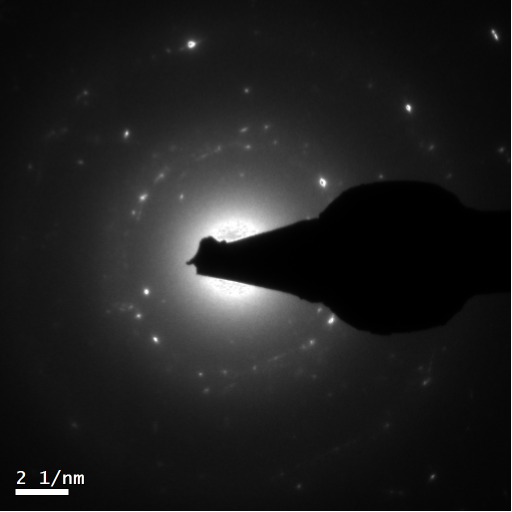
#> input picture img-orig/Ag_Nano1.bmp, 1023 x 1023 px, found by its file name (shown at 1/2 size)
$ python centro_rev_2.py
#> lines starting #> are read from the running program, lines starting #| are printed output that depends on the picture
from PIL import Image, ImageFilter, ImageDraw
import turtle
from cv2 import cv2
import numpy as np
import matplotlib.pyplot as plt
from PIL.ImageFilter import (BLUR, CONTOUR, DETAIL, EDGE_ENHANCE,
                             EDGE_ENHANCE_MORE, EMBOSS, FIND_EDGES,
                             SMOOTH, SMOOTH_MORE, SHARPEN)

################# Funciones
def draw_rct(dato1, dato2, imagen):
    draw = ImageDraw.Draw(imagen)
    draw.rectangle((dato1, dato2, (dato1*2), (dato2*2)),
                   fill=None,
                   outline=(0, 175, 120))
    return imagen

def cut_mid(dato1, dato2, im):
    corte=im.crop((dato1, dato2, (dato1*2), (dato2*2)))
    corte.save('Corte.bmp', "BMP", quality=300)
    return corte

def center(centro):
    acumula=[]
    color=(51,255,251)
    color2=(111,100,251)
    orig=centro
    dato=centro.getextrema()
    dato2=dato[0]
    dato3=dato2[1]
    print(dato3)
    for m in range(centro.height):
        for n in range(centro.width):  # extrae los valores de todos los pixel
            d1=centro.getpixel((n,m))
            d2=d1[0]
            if d2 > (dato3-100):
                centro.putpixel((n,m), color)
                acumula.append((n,m))

    centro.save('circ_central.bmp', "BMP", quality=300)
    return centro
#############################

imorig = Image.open("Ag_Nano1.bmp")
#> imorig is the input picture: PIL image 1023x1023 RGB; mean R, G, B 30.7, 30.7, 30.7
im = Image.open("Ag_Nano1.bmp") #Ag_Nano1.bmp Ag_Nano2.bmp  Au_Nano_1.bmp  Au_Nano_2.bmp  Fe3O4_Nano1.bmp
print('imagen 1',im.size, im.mode, im.format)
#| imagen 1 (1023, 1023) RGB BMP
px = im.load()

w= im.size[0]
#> w = 1023
h= im.size[1]
#> h = 1023
wid=round(w/3)
#> wid = 341
hei=round(h/3)
#> hei = 341
print(wid,hei)
#| 341 341

######################### dibujo seccion central
im=draw_rct(wid,hei,im)
plt.imshow(im)
plt.show()
####################### corte seccion revisada
corte= cut_mid(wid, hei, im)
#> in cut_mid, `corte=im.crop((dato1, dato2, (dato1*2), (dato2*2)))`:
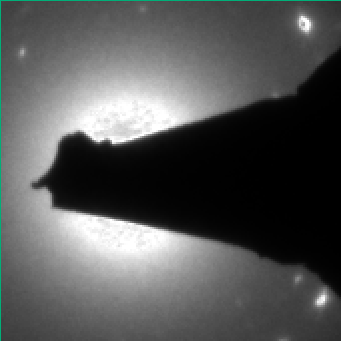
#> corte: PIL image 341x341 RGB; mean R, G, B 85.9, 86.9, 86.6
plt.imshow(corte)
plt.show()
##########################  pinta lo que identifico mas intenso en blanco
centro= Image.open("Corte.bmp")
#pix = centro.load()
pix_central=center(centro)
#> in center, `dato=centro.getextrema()`: dato = ((0, 255), (0, 255), (0, 255))
#> in center, `dato2=dato[0]`: dato2 = (0, 255)
#> in center, `dato3=dato2[1]`: dato3 = 255
#| 255
#> after the loop in center, `for m in range(centro.height):`:
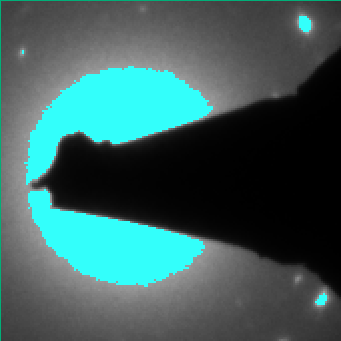
#> centro: PIL image 341x341 RGB; mean R, G, B 60.8, 95.3, 94.3
#> after the loop in center, `for m in range(centro.height):`: acumula = 19084 pairs, first value 22 to 326, second value 16 to 304
plt.imshow(pix_central)
plt.show()

###################################### GRÁFICO
rows = 2
columns = 2
fig = plt.figure(figsize=(10, 7))
fig.add_subplot(rows, columns, 1)
# showing image
plt.imshow(imorig)
plt.axis('off')
plt.title("First")
# Adds a subplot at the 2nd position
fig.add_subplot(rows, columns, 2)
# showing image
plt.imshow(im)
plt.axis('off')
plt.title("Second")
# Adds a subplot at the 3rd position
fig.add_subplot(rows, columns, 3)
# showing image
plt.imshow(corte)
plt.axis('off')
plt.title("Third")
# Adds a subplot at the 4th position
fig.add_subplot(rows, columns, 4)
# showing image
plt.imshow(centro)
plt.axis('off')
plt.title("Fourth")
plt.show()
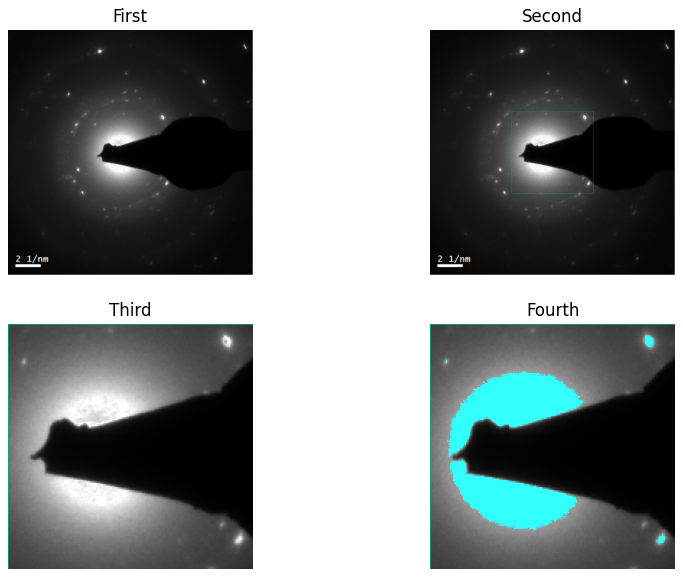
#> figure drawn by matplotlib, 4 panels

$ run again, with img-orig/Ag_Nano2.bmp copied over img-orig/Ag_Nano1.bmp
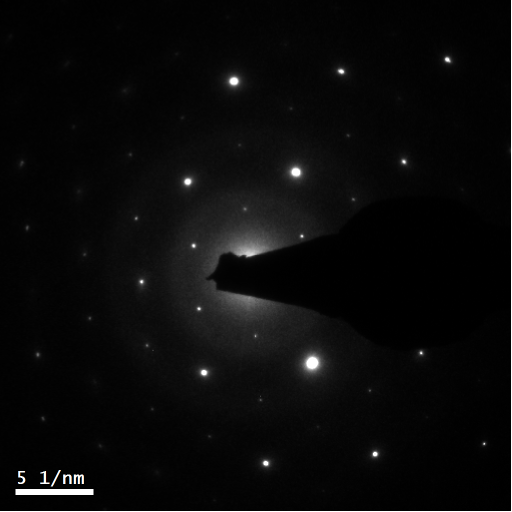
#> input picture img-orig/Ag_Nano2.bmp, 1023 x 1023 px, found by its file name (shown at 1/2 size)
#> imorig is the input picture: PIL image 1023x1023 RGB; mean R, G, B 9.3, 9.3, 9.3
#| imagen 1 (1023, 1023) RGB BMP
#| 341 341
#> in cut_mid, `corte=im.crop((dato1, dato2, (dato1*2), (dato2*2)))`:
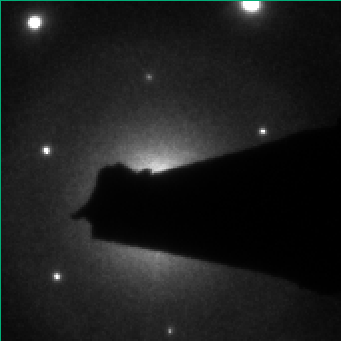
#> corte: PIL image 341x341 RGB; mean R, G, B 28, 29, 28.7
#> dato = ((0, 255), (0, 255), (0, 255))
#> dato2 = (0, 255)
#> dato3 = 255
#| 255
#> after the loop in center, `for m in range(centro.height):`: acumula = 815 pairs, first value 28 to 264, second value 1 to 332
#> `plt.show()`:
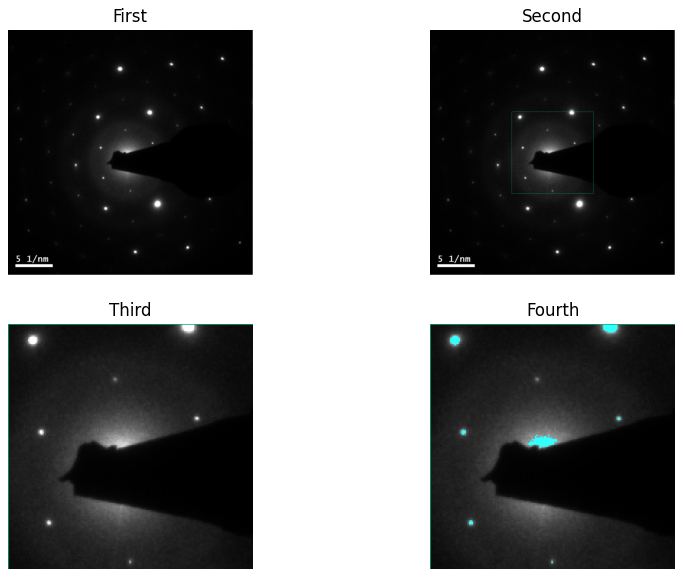
#> figure drawn by matplotlib, 4 panels
